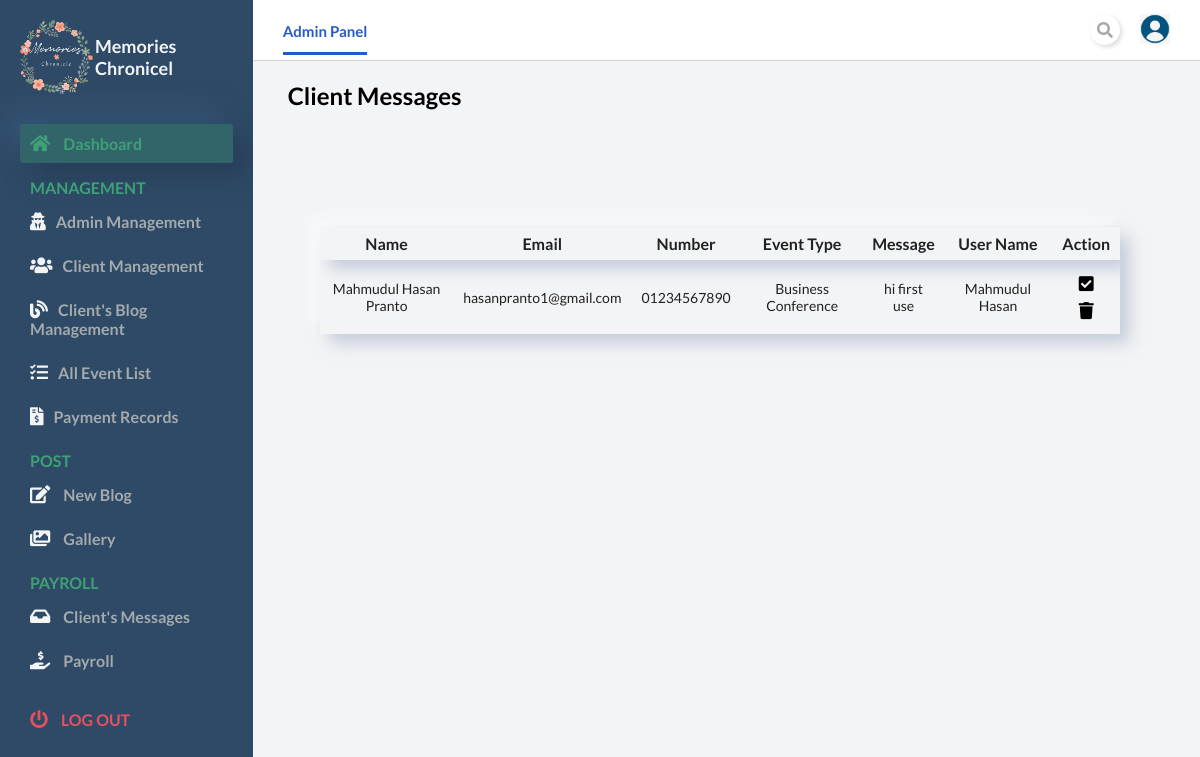
The app's page /admin/order.php with its own data.
### tables this page shows
CREATE TABLE `client_msg` (
  `id` int(11) NOT NULL,
  `name` varchar(50) NOT NULL,
  `email` varchar(80) NOT NULL,
  `number` varchar(50) NOT NULL,
  `event` varchar(255) NOT NULL,
  `message` varchar(700) NOT NULL,
  `user_name` varchar(255) NOT NULL,
  `user_id` int(11) NOT NULL,
  `event_status` int(11) NOT NULL DEFAULT 1
);

### admin/order.php (the view, shortened to what this page needs)
<?php
  include "./includes/connection.php";
?>
<!DOCTYPE html>
<html lang="en">
  <head>
    <link
      rel="stylesheet"
      href="https://cdnjs.cloudflare.com/ajax/libs/font-awesome/5.15.2/css/all.min.css"
    />
    <link rel="stylesheet" href="./css/styles.css" />
    <link rel="stylesheet" href="./css/admin-manage.css" />
  </head>
  <body id="body">
    <div class="container">
    <?php
        include "./navbar.php";
      ?>
      <main>
        <div class="main__container">
          <h2>Client Messages</h2>
          <div class="table" style="top:35%; left:60%;">
            <table class="neumorphic" style="width:800px;">
              <thead>
                <tr>
                  <th>Name</th>
                  <th>Email</th>
                  <th>Number</th>
                  <th>Event Type</th>
                  <th>Message</th>
                  <th>User Name</th>
                  <th>Action</th>
                </tr>
              </thead>
              <tbody>
                <?php
                  $sql = "SELECT * FROM client_msg WHERE event_status = 1";
                  $result = $conn->query($sql);
                  if($result !== false && $result->num_rows > 0){
                    while($row = $result->fetch_assoc()){
                      ?>
                      <tr>
                        <td><?php echo $row['name'] ?></td>
                        <td><?php echo $row['email'] ?></td>
                        <td><?php echo $row['number'] ?></td>
                        <td><?php echo $row['event'] ?></td>
                        <td><?php echo $row['message'] ?></td>
                        <td><?php echo $row['user_name'] ?></td>
                        <td><a href='./includes/confirm-event.php?id=<?php echo $row['id'] ?>'><button type='button'><i class='fas fa-check-square'></i></button></a>
                        <a href='./includes/event-remove.php?id=<?php echo $row['id'] ?>'><button type='button'><i class='fas fa-trash'></i></button></a>
                        </td>
                      </tr>
                            <?php
                    }
                  }
                  else{
                    echo "<tr><td colspan='5' style= 'color: crimson;'><center>No post Added yet </center></td></tr>";
                  }
                ?>
              </tbody>
            </table>
          </div>
        </div>
      </main>
      <?php
        include "./sidebar.php";
      ?>
    </div>
  </body>
</html>

### admin/css/styles.css (style rules this page uses)
* { margin: 0; padding: 0; }
body { box-sizing: border-box; font-family: 'Lato', sans-serif; }
.container { display: grid; height: 100vh; grid-template-columns: 0.8fr 1fr 1fr 1fr; grid-template-rows: 0.2fr 3fr; grid-template-areas: 'sidebar nav nav nav' 'sidebar main main main'; }
main { background: #f3f4f6; grid-area: main; overflow-y: auto; }
.main__container { padding: 20px 35px; }

### admin/css/admin-manage.css (style rules this page uses)
.table { position: absolute; top: 30%; left: 50%; transform: translate(-50%, -50%); cursor: pointer; }
table.neumorphic { width: 600px; border-spacing: 0; color: #212121; text-align: center; overflow: hidden; box-shadow: 9px 9px 16px rgba(163, 177, 198, 0.6), -9px -9px 16px rgba(255, 255, 255, 0.6); }
table.neumorphic thead { box-shadow: 9px 9px 16px rgba(163, 177, 198, 0.6); }
table.neumorphic th { padding: 7px; }
table.neumorphic > tbody > tr > td { padding: 10px; font-size: 14px; position: relative; }
table.neumorphic tr td:first-child::before { content: ''; position: absolute; padding: 7px; top: 0; left: -5000px; width: 10000px; height: 100%; z-index: -10; }
.table button { border: none; background: transparent; }
.table i.fas { padding: 5px; font-size: 17px; }

### records on screen
client_msg: name "Mahmudul Hasan Pranto", email "hasanpranto1@gmail.com", number "01234567890", event "Business Conference", message "hi first use", user_name "Mahmudul Hasan"
